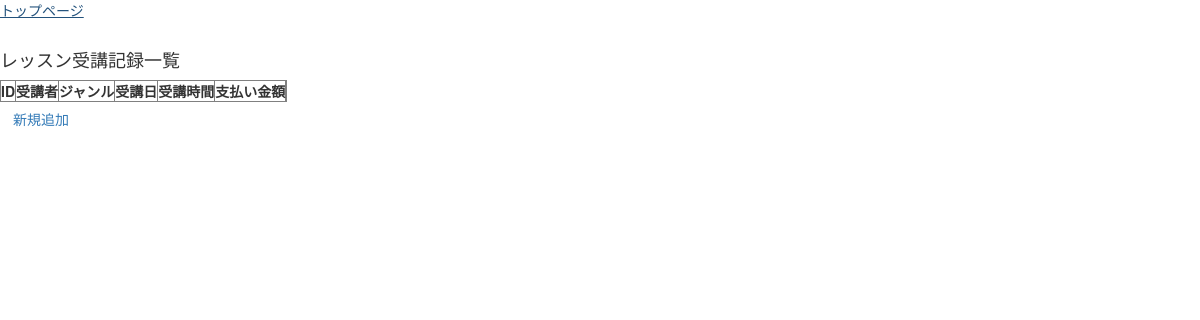
The app's page /lesson_history, older data.
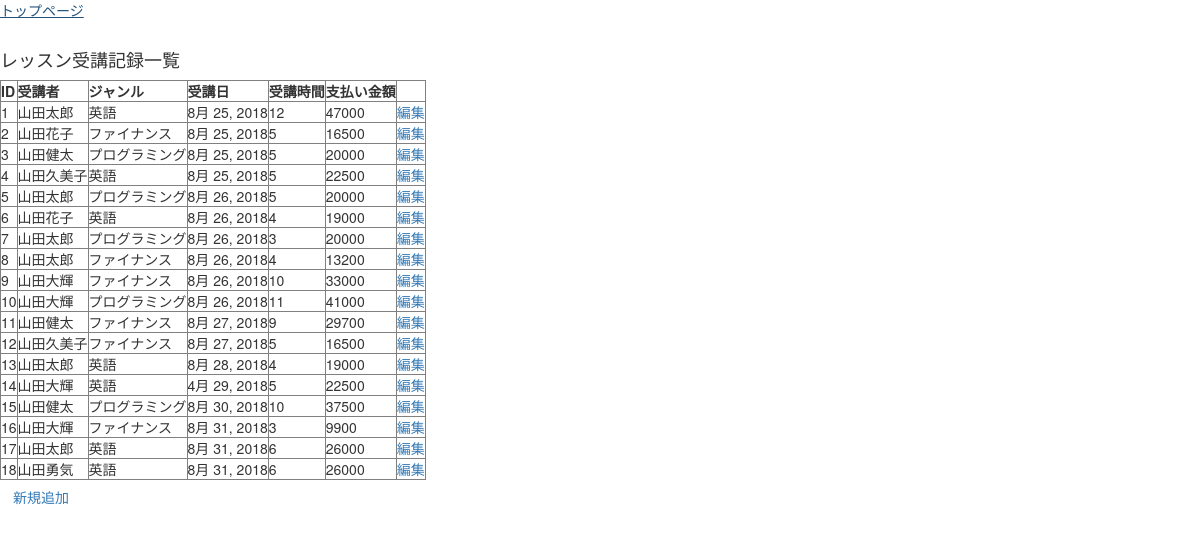
The same page, newer data.
### school/models.py (models this page shows, shortened)
class Lesson_history(models.Model):
  customer = models.ForeignKey(Customer, verbose_name="顧客名")
  lesson = models.ForeignKey(Lesson, verbose_name="ジャンル")
  date = models.DateField(default=timezone.now, verbose_name="受講日")
  hour = models.CharField(max_length=200, verbose_name='受講時間(h)')
  def calculate_price(self):
    hour = int(self.hour)
    charge = int(self.lesson.charge)
    usage_fee = int(self.lesson.usage_fee)
    if self.lesson.genre == 2: #ファイナンスの価格計算
      volume_discount = 2800
      volume_discount_two = 2500
      if hour > 20 and 50 >= hour:
        return charge + (usage_fee * 20) + (volume_discount * (hour - 20))
      elif hour > 50:
        return charge + (usage_fee * 20) + (volume_discount * 30) + (volume_discount_two * (hour - 50))
    elif self.lesson.genre == 3: #プログラミングの価格計算
      volume_discount = 3000
      volume_discount_two = 2800
      volume_discount_three = 2500
      if hour <= 5:
        return charge
      elif hour > 5 and 20 >= hour:
        return charge + (usage_fee * (hour - 5))
      elif hour > 20 and 35 >= hour:
        return charge + (usage_fee * 15) + (volume_discount * (hour - 20))
      elif hour > 35 and 50 >= hour:
        return charge + (usage_fee * 15) + (volume_discount * 15) + (volume_discount_two * (hour - 35))
      elif hour > 50:
        return charge + (usage_fee * 15) + (volume_discount * 15) + (volume_discount_two * 15) + (volume_discount_three * (hour - 50))
    return charge + (usage_fee * hour)

class Customer(models.Model):
  GENDER_CHOICES = (
    (1, '男'),
    (2, '女'),
    (3, 'その他'),
  )
  name = models.CharField(max_length=255, verbose_name='名前')
  gender = models.IntegerField(verbose_name='性別', choices=GENDER_CHOICES, blank=True, null=True)
  age = models.CharField(max_length=200, verbose_name='年齢')
  def __str__(self):
    return self.name

class Lesson(models.Model):
  GENRE_CHOICES = (
    (1, '英語'),
    (2, 'ファイナンス'),
    (3, 'プログラミング'),
  )
  genre = models.IntegerField(verbose_name='ジャンル', choices=GENRE_CHOICES, blank=True, null=True)
  charge = models.CharField(max_length=200, verbose_name='基本料金')
  usage_fee = models.CharField(max_length=200, verbose_name='従量料金')

### school/views.py (the view)
# urls.py: url(r'^lesson_history$', views.lesson_history, name='lesson_history'),
def lesson_history(request):
  histories = Lesson_history.objects.all()
  return render(request, 'school/lesson_history.html', {'histories': histories})

### school/templates/school/lesson_history.html
{% extends 'school/base.html' %}
{% block content %}
<a href="/">トップページ</a>
<br><br>
<h4>レッスン受講記録一覧</h4>
<table border="1">
  <thead>
    <tr>
      <th>ID</th>
      <th>受講者</th>
      <th>ジャンル</th>
      <th>受講日</th>
      <th>受講時間</th>
      <th>支払い金額</th>
      <th></th>
    </tr>
  </thead>
  <tbody>
    {% for history in histories %}
      <tr>
        <td>{{ history.id }}</td>
        <td>{{ history.customer }}</td>
        {% if history.lesson.genre == 1 %}
          <td>英語</td>
        {% elif history.lesson.genre == 2 %}
          <td>ファイナンス</td>
        {% elif history.lesson.genre == 3 %}
          <td>プログラミング</td>
        {% endif %}
        <td>{{ history.date }}</td>
        <td>{{ history.hour }}</td>
        <td>{{ history.calculate_price }}</td>
        <td><a href="{% url 'lesson_history_edit' pk=history.pk %}">編集</a></td>
      </tr>
    {% endfor %}
  </tbody>
</table>
<div class="btn">
  <p><a href="{% url 'new_lesson_history' %}">新規追加</a></p>
</div>
{% endblock content %}

Row changes from the older to the newer data that the page shows:
added Lesson_history: id "1", customer "山田太郎", shows "英語", date "8月 25, 2018", hour "12", calculate_price "47000"
added Lesson_history: id "2", customer "山田花子", shows "ファイナンス", date "8月 25, 2018", hour "5", calculate_price "16500"
added Lesson_history: id "3", customer "山田健太", shows "プログラミング", date "8月 25, 2018", hour "5", calculate_price "20000"
added Lesson_history: id "4", customer "山田久美子", shows "英語", date "8月 25, 2018", hour "5", calculate_price "22500"
added Lesson_history: id "5", customer "山田太郎", shows "プログラミング", date "8月 26, 2018", hour "5", calculate_price "20000"
added Lesson_history: id "6", customer "山田花子", shows "英語", date "8月 26, 2018", hour "4", calculate_price "19000"
added Lesson_history: id "7", customer "山田太郎", shows "プログラミング", date "8月 26, 2018", hour "3", calculate_price "20000"
added Lesson_history: id "8", customer "山田太郎", shows "ファイナンス", date "8月 26, 2018", hour "4", calculate_price "13200"
added Lesson_history: id "9", customer "山田大輝", shows "ファイナンス", date "8月 26, 2018", hour "10", calculate_price "33000"
added Lesson_history: id "10", customer "山田大輝", shows "プログラミング", date "8月 26, 2018", hour "11", calculate_price "41000"
added Lesson_history: id "11", customer "山田健太", shows "ファイナンス", date "8月 27, 2018", hour "9", calculate_price "29700"
added Lesson_history: id "12", customer "山田久美子", shows "ファイナンス", date "8月 27, 2018", hour "5", calculate_price "16500"
added Lesson_history: id "13", customer "山田太郎", shows "英語", date "8月 28, 2018", hour "4", calculate_price "19000"
added Lesson_history: id "14", customer "山田大輝", shows "英語", date "4月 29, 2018", hour "5", calculate_price "22500"
added Lesson_history: id "15", customer "山田健太", shows "プログラミング", date "8月 30, 2018", hour "10", calculate_price "37500"
added Lesson_history: id "16", customer "山田大輝", shows "ファイナンス", date "8月 31, 2018", hour "3", calculate_price "9900"
added Lesson_history: id "17", customer "山田太郎", shows "英語", date "8月 31, 2018", hour "6", calculate_price "26000"
added Lesson_history: id "18", customer "山田勇気", shows "英語", date "8月 31, 2018", hour "6", calculate_price "26000"
